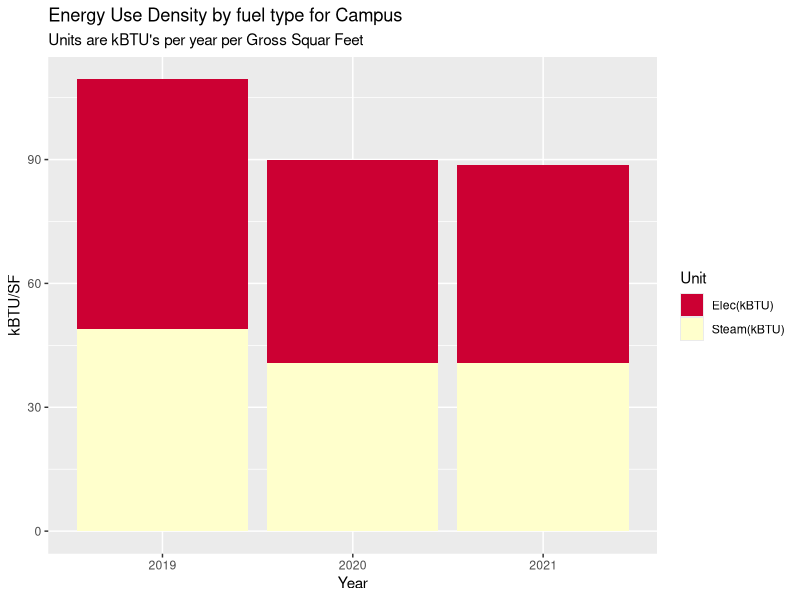
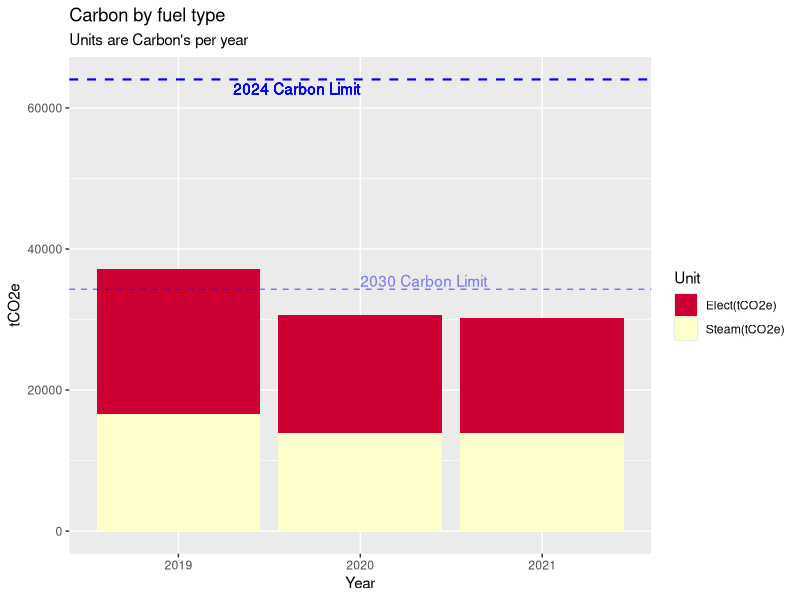

Write the R code that produced these figures, in order. (Note: this script raises an error after producing the figures.)
## ---- chunk 1

# Load packages 
my_packages <- c("tidyverse", "vroom" , "janitor" , "glue" , "tsibble" , "tidytext","lubridate", "fable", "tsibbledata", "ggplot2", "forecast", "tseries", "rio", "zoo", "readxl", "tsibbledata", "knitr", "kableExtra", "formattable", "scales")
invisible( lapply(my_packages, require, character.only = TRUE))

#Set up environment 
place <- "Home"  #Where are we working today. 
# place <- "work"

if (place == "Home"){setwd("C:/Users/paulr/Documents/R/RockCenterEnergyAnalysis")} else {setwd("C:/Users/prode/Documents/R/RockCenterEnergyAnalysis")}

if (!file.exists("data")) { dir.create("data")}

rm(place, my_packages ) #Clean up

options(dplyr.summarise.inform = FALSE)  # Suppress textin Knit printout. 



# Read in data

'ElecCF' <- 0.000288962  #2021 Carbon values
'SteamCF' <- 0.00004493
'IntensityLimit24' <- 0.00846 #2024 Limit
'IntensityLimit30' <- 0.00453 #2030 Limit

SteamData <- read_excel("data/Energy_Data_for_Net_Zero_Study.xlsx", sheet = "Sheet1", range = "B2:G11" , col_names = TRUE, na = "NA", col_types = NULL ) %>%  select(-5,-6)

ElectricData <- read_excel("data/Energy_Data_for_Net_Zero_Study.xlsx", sheet = "Sheet1", range = "B13:G23" , col_names = TRUE, na = "NA", col_types = NULL ) %>% select(-5,-6)

ElectricData %>% filter(Building == '1 Rock' | Building == '600 5th') %>% 
  select( -Building) %>% 
  summarise_each(funs(sum)) %>% 
  mutate(Building = "1 Rock and 600 5th") %>% 
  select(4,1,2,3) %>% rbind(ElectricData) %>% 
  filter(Building != '1 Rock' & Building != '600 5th') -> ElectricData

BuildingGSF <- read_excel("data/Energy_Data_for_Net_Zero_Study.xlsx", sheet = "Sheet1", range = "B28:C39" , col_names = TRUE, na = "NA", col_types = NULL ) %>% 
  filter(Building != '1 Rock' & Building != '600 5th')

UtilityData <- left_join(ElectricData, SteamData, by="Building") %>% left_join(BuildingGSF, by="Building")
UtilityData[is.na(UtilityData)] <- 0

#Campus EUI for each year 
UtilityData1 <- UtilityData 
apply(UtilityData1[2:4], 2, function(row) row * 3.4121 ) -> UtilityData1[2:4]
apply(UtilityData1[5:7], 2, function(row) row * 1194) -> UtilityData1[5:7]
UtilityData1 %>% select(`2019 kwh`, `2020 kwh`, `2021 kwh`, `2019 mlbs`, `2020 mlbs`, `2021 mlbs`, `Gross Floor Area`) %>%
summarise_each(funs(sum)) -> UtilityData1
    TotalFlArea <- UtilityData1$`Gross Floor Area`
    UtilityData1 %>% 
      select(-`Gross Floor Area`) %>% 
  gather(key = "Item", value = "Value") -> UtilityData1
  cbind(UtilityData1, str_split_fixed(UtilityData1$Item, " ", n=2)) %>% 
  select(-"Item") -> UtilityData1 
  colnames(UtilityData1)  <-  c("Value", "Year", "Unit") 
  apply(UtilityData1[3], 1, function(x) {ifelse(x == "kwh", "Elec(kBTU)", "Steam(kBTU)")}) -> UtilityData1[3]
  
  
# Make an EUI plot 
UtilityData2 <- UtilityData1
apply(UtilityData2[1], 1, function(row) row / TotalFlArea ) -> UtilityData2[1]


UtilityData2 %>% 
  ggplot(aes(x = Year, y = Value, fill = Unit)) +
  geom_bar(stat = "identity", position = "stack") +
  labs( title = "Energy Use Density by fuel type for Campus",
        subtitle = "Units are kBTU's per year per Gross Squar Feet") +
  xlab("Year") +
  ylab("kBTU/SF") +
  scale_fill_manual(values = c("#CC0033", "#FFFFCC"))



#Carbon Plot

#Make a Carbon table in the dataframe UtilityData1
UtilityData3 <- UtilityData1
  apply(UtilityData3[3], 1, function(x) {ifelse(x == "Elec(kBTU)", "Elect(tCO2e)", "Steam(tCO2e)")}) -> UtilityData3[3]
UtilityData3 %>% 
  mutate(Carbon = ifelse(Unit == "Elec(kBTU)", Value * ElecCF, Value * SteamCF)) %>% 
  ggplot(aes(x = Year, y = Carbon, fill = Unit)) +
  geom_bar(stat = "identity", position = "stack") +
  labs( title = "Carbon by fuel type",
        subtitle = "Units are Carbon's per year") +
  labs(x = "Year", y = "tCO2e") +
  #guides(fill = FALSE) +
  geom_hline(aes(yintercept = TotalFlArea * IntensityLimit24), color = "blue", linetype = "dashed", size = 0.75) +
  geom_text(aes(x = 2, y = TotalFlArea * IntensityLimit24, label = "2024 Carbon Limit"), hjust = 1, vjust = 1.25 , color = "blue") +
  geom_hline(aes(yintercept = TotalFlArea * IntensityLimit30), linetype = "dashed", color = "blue", size = 0.5, alpha = 0.5) +
  geom_text(aes(x = 2, y = TotalFlArea * IntensityLimit30, label = "2030 Carbon Limit"), hjust = 0, vjust = -.2 , color = "blue", alpha = 0.1) +
  scale_fill_manual(values = c("#CC0033", "#FFFFCC"))


## ---- chunk 2
UtilityData1 <- UtilityData 
apply(UtilityData1[2:4], 2, function(row) row * 3.4121 ) -> UtilityData1[2:4]
apply(UtilityData1[5:7], 2, function(row) row * 1194) -> UtilityData1[5:7]
UtilityData1[2:7]/UtilityData1$`Gross Floor Area` -> UtilityData1[2:7]

UtilityData1 %>% 
      select(-`Gross Floor Area`) %>% 
  gather(key = "Item", value = "Value", -"Building") -> UtilityData1
  cbind(UtilityData1, str_split_fixed(UtilityData1$Item, " ", n=2)) -> UtilityData1
  colnames(UtilityData1)  <-  c("Value", "Year", "Unit") 
  apply(UtilityData1[3], 1, function(x) {ifelse(x == "kwh", "Elec(kBTU)", "Steam(kBTU)")}) -> UtilityData1[3]


UtilityData1 %>%   
ggplot(aes(x = Building, y = Value, fill = Item, group = Item)) +
  geom_bar(stat = "identity", position = "dodge") +
  labs( title = "Carbon by Building",
        subtitle = "Units are Carbon's per year") +
  labs(x = "Building", y = "tCO2e/sf")
  
  



## ---- chunk 3

#1 Electric kWh
ElectricData %>% select(Building, `2019 kwh`, `2020 kwh`, `2021 kwh`) %>% 
  gather(key = "Item", value = "Value", -Building) %>%
  ggplot(aes(x = Building, y = Value, fill = Item, group = Item)) +
  geom_bar(stat = "identity", position = "dodge")

#2 Electric kWh per GSF 
UtilityData1 <- UtilityData
apply(UtilityData1[2:7], 2, function(row) row / UtilityData1$`Gross Floor Area`) -> UtilityData1[2:7]
UtilityData1 %>% select(Building, `2019 kwh`, `2020 kwh`, `2021 kwh`) %>% 
  gather(key = "Item", value = "Value", -Building) %>% 
  ggplot(aes(x = Building, y = Value, fill = Item, group = Item)) +
  geom_bar(stat = "identity", position = "dodge")

#3 percent kWh reductions relative to 2019 
UtilityData1 <- UtilityData
apply(UtilityData1[2:7], 2, function(row) row / UtilityData1$`Gross Floor Area`) -> UtilityData1[2:7]
apply(UtilityData1[2:4], 2, function(row) row / UtilityData1$`2019 kwh`) -> UtilityData1[2:4]
UtilityData1 %>% select(Building, `2019 kwh`, `2020 kwh`, `2021 kwh`) %>% 
  gather(key = "Item", value = "Value", -Building) %>% 
  ggplot(aes(x = Building, y = Value, fill = Item, group = Item)) +
  geom_bar(stat = "identity", position = "dodge")
rm(UtilityData1)





# 4 Steam mlb 
SteamData %>% select(Building, `2019 mlbs`, `2020 mlbs`, `2021 mlbs`) %>% 
  gather(key = "Item", value = "Value", -Building) %>%
  ggplot(aes(x = Building, y = Value, fill = Item, group = Item)) +
  geom_bar(stat = "identity", position = "dodge")

#5 steam mlb per gsf 
UtilityData1 <- UtilityData
apply(UtilityData1[2:7], 2, function(row) row / UtilityData1$`Gross Floor Area`) -> UtilityData1[2:7]
UtilityData1 %>% select(Building, `2019 mlbs`, `2020 mlbs`, `2021 mlbs`) %>% 
  gather(key = "Item", value = "Value", -Building) %>% 
  ggplot(aes(x = Building, y = Value, fill = Item, group = Item)) +
  geom_bar(stat = "identity", position = "dodge")


#6 percent down from 2019
UtilityData1 <- UtilityData
apply(UtilityData1[2:7], 2, function(row) row / UtilityData1$`Gross Floor Area`) -> UtilityData1[2:7]
apply(UtilityData1[5:7], 2, function(row) row / UtilityData1$`2019 mlbs`) -> UtilityData1[5:7]
UtilityData1 %>% select(Building, `2019 mlbs`, `2020 mlbs`, `2021 mlbs`) %>% 
  gather(key = "Item", value = "Value", -Building) %>% 
  ggplot(aes(x = Building, y = Value, fill = Item, group = Item)) +
  geom_bar(stat = "identity", position = "dodge")



## ---- chunk 4


EPA_data <- read_excel("data/EPA_Annual_Energy_Use_By_Meter.xlsx", range = "A6:BB155" , col_names = FALSE, na = "NA", col_types = NULL )

EPA_data <- read_excel("data/EPA_Annual_Energy_Use_By_Meter.xlsx", skip = 4)
